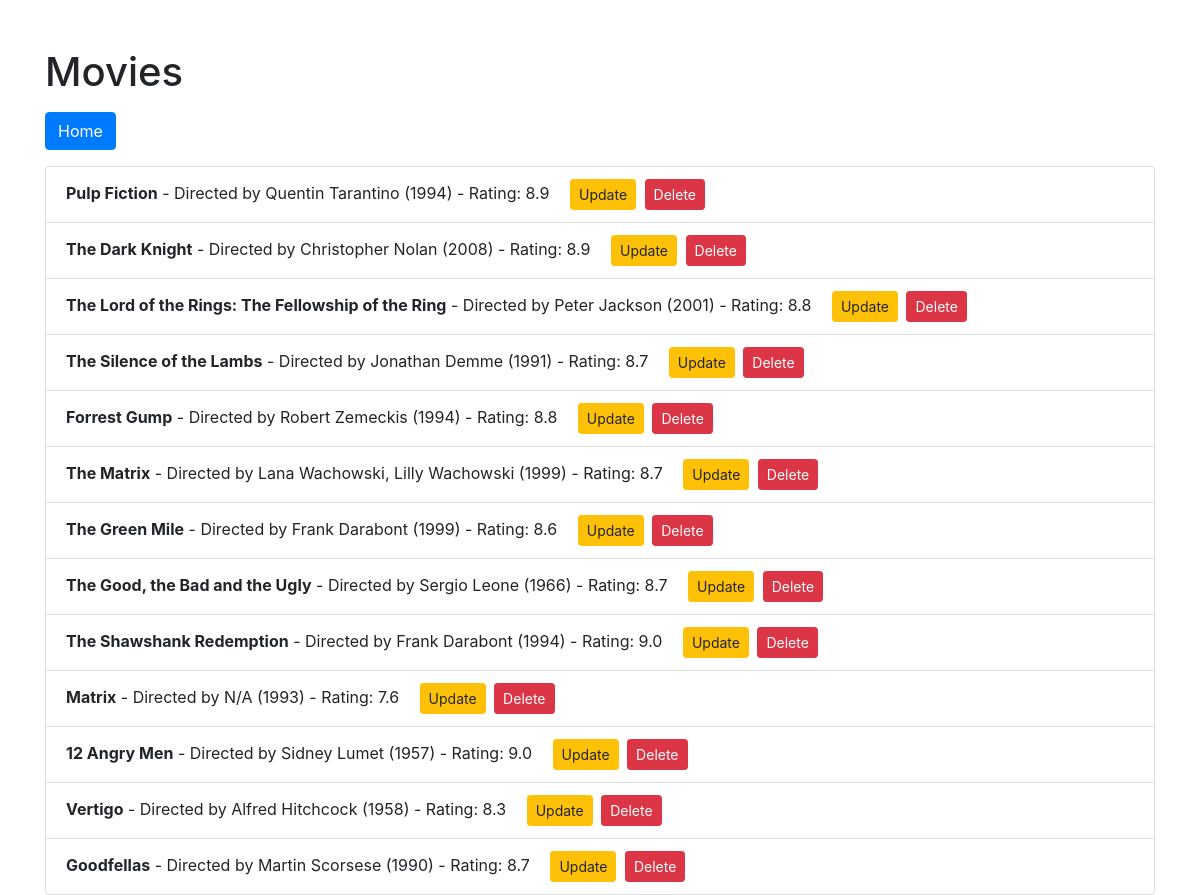
/users/movies?user_id=1, run on the app's committed database.
### models.py (models this page shows)
class Movie(db.Model):
    movie_id = db.Column(db.Integer, primary_key=True)
    name = db.Column(db.String(120), nullable=False)
    director = db.Column(db.String(120), nullable=False)
    year = db.Column(db.Integer, nullable=False)
    rating = db.Column(db.Float, nullable=False)
    user_id = db.Column(db.Integer, db.ForeignKey('user.user_id'), nullable=False)

### app.py (the view)
@app.route('/users/movies')
def user_movies():
    user_id = request.args.get('user_id')
    if user_id:
        movies = Movie.query.filter_by(user_id=user_id).all()
    else:
        movies = Movie.query.all()
    return render_template('movies.html', movies=movies)

### templates/movies.html (shortened to what this page needs)
<!DOCTYPE html>
<html lang="en">
<head>
    <link rel="stylesheet" href="https://stackpath.bootstrapcdn.com/bootstrap/4.5.2/css/bootstrap.min.css">
</head>
<body>
    <div class="container">
        <h1 class="mt-5">Movies</h1>
        <div class="mt-3">
            <a href="{{ url_for('home') }}" class="btn btn-primary">Home</a>
        </div>
        <ul class="list-group mt-3">
            {% for movie in movies %}
                <li class="list-group-item">
                    <strong>{{ movie.name }}</strong> - Directed by {{ movie.director }} ({{ movie.year }}) - Rating: {{ movie.rating }}
                    <a href="{{ url_for('update_movie', user_id=movie.user_id, movie_id=movie.movie_id) }}" class="btn btn-warning btn-sm ml-3">Update</a>
                    <a href="{{ url_for('delete_movie', user_id=movie.user_id, movie_id=movie.movie_id) }}" class="btn btn-danger btn-sm ml-1">Delete</a>
                </li>
            {% endfor %}
        </ul>
    </div>
</body>
</html>

### data on the page
Movie: name "Pulp Fiction", director "Quentin Tarantino", year "1994", rating "8.9"
Movie: name "The Dark Knight", director "Christopher Nolan", year "2008", rating "8.9"
Movie: name "The Lord of the Rings: The Fellowship of the Ring", director "Peter Jackson", year "2001", rating "8.8"
Movie: name "The Silence of the Lambs", director "Jonathan Demme", year "1991", rating "8.7"
Movie: name "Forrest Gump", director "Robert Zemeckis", year "1994", rating "8.8"
Movie: name "The Matrix", director "Lana Wachowski, Lilly Wachowski", year "1999", rating "8.7"
Movie: name "The Green Mile", director "Frank Darabont", year "1999", rating "8.6"
Movie: name "The Good, the Bad and the Ugly", director "Sergio Leone", year "1966", rating "8.7"
Movie: name "The Shawshank Redemption", director "Frank Darabont", year "1994", rating "9.0"
Movie: name "Matrix", director "N/A", year "1993", rating "7.6"
Movie: name "12 Angry Men", director "Sidney Lumet", year "1957", rating "9.0"
Movie: name "Vertigo", director "Alfred Hitchcock", year "1958", rating "8.3"
Movie: name "Goodfellas", director "Martin Scorsese", year "1990", rating "8.7"
